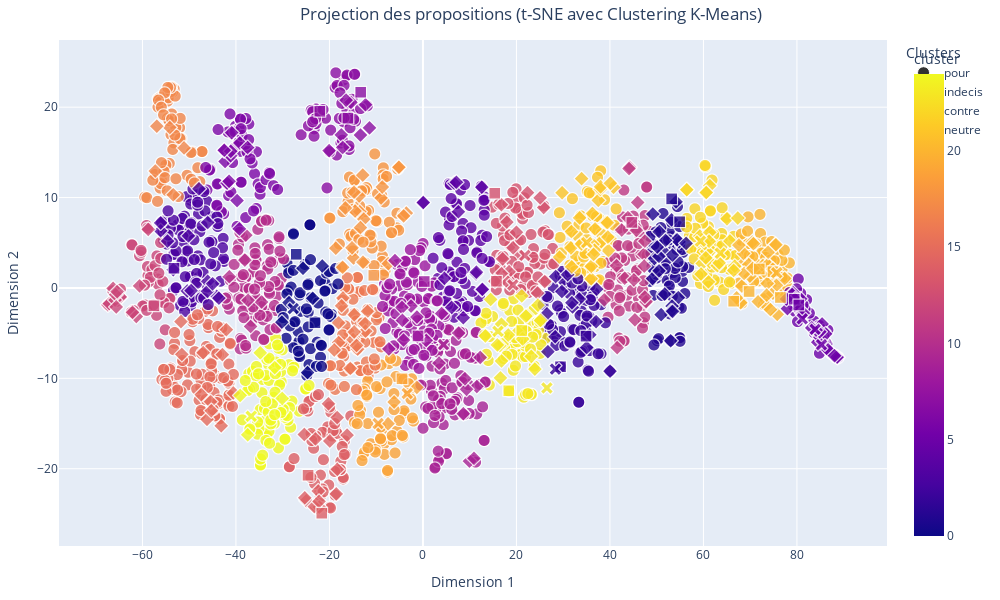

The cell this chart's notebook holds for it:
### Code cell
import plotly.express as px
from sklearn.manifold import TSNE
from sklearn.preprocessing import StandardScaler
from sklearn.cluster import KMeans
import pandas as pd
import matplotlib.pyplot as plt  # Pour obtenir la palette 'tab10'

# Normalisation des vecteurs
scaler = StandardScaler()
vectors_normalized = scaler.fit_transform(proposition_vectors)

# Réduction des vecteurs à 2 dimensions avec t-SNE
tsne = TSNE(n_components=2, random_state=42, perplexity=30, n_iter=1000)
word_vectors_2d = tsne.fit_transform(vectors_normalized)

# Appliquer le clustering K-Means
n_clusters = 25
kmeans = KMeans(n_clusters=n_clusters, random_state=42)
cluster = kmeans.fit_predict(word_vectors_2d)
data['cluster'] = cluster

# Préparer les données pour le graphique
df1 = pd.DataFrame(word_vectors_2d, columns=['Dim1', 'Dim2'])
df1['propositions'] = data['Proposition']
df1['cluster'] = cluster
df1['vote'] = data['Catégorie']
df1['proposition_vectors'] = data['mean_vector']

# Récupérer les couleurs de la palette 'tab10'
tab10_colors = [plt.cm.tab10(i % 10) for i in range(n_clusters)]  # Cycle sur 'tab10' pour 25 clusters
tab10_colors_hex = [f'rgb({int(r*255)}, {int(g*255)}, {int(b*255)})' for r, g, b, _ in tab10_colors]

# Ajouter la couleur correspondant à chaque cluster dans le DataFrame
df1['color'] = df1['cluster'].map(lambda c: tab10_colors_hex[c])

# Créer le graphique interactif avec Plotly
fig = px.scatter(
    df1,
    x='Dim1',
    y='Dim2',
    symbol='vote',  # Utiliser la colonne 'vote' pour les symboles
    color='cluster',  # Utiliser les clusters pour la coloration
    hover_name='propositions',  # Afficher les propositions lors du survol
    title="Projection des propositions (t-SNE avec Clustering K-Means)",
    labels={'Dim1': 'Dimension 1', 'Dim2': 'Dimension 2', 'vote': 'Avis des citoyens'},
    color_discrete_sequence=tab10_colors_hex,  # Utiliser la palette tab10 comme séquence discrète
    category_orders={"cluster": [str(i) for i in range(n_clusters)]},
    width=1000,
    height=600
)

# Personnaliser les points : ajouter des bordures
fig.update_traces(marker=dict(
    size=12,  # Taille des points
    opacity=0.8,  # Transparence
    line=dict(width=1, color='white')  # Bordure blanche avec une épaisseur de 1
))

# Personnaliser les infobulles pour correspondre à la couleur des points
fig.update_traces(
    hovertemplate=(
        "<span style='background-color:%{customdata[0]}; "
        "padding:5px; border-radius:5px; color:white;'>"
        "<b>Proposition:</b> %{hovertext}<br>"
        "<b>Cluster:</b> %{marker.color}<br>"
        "<b>Vote:</b> %{customdata[1]}</span>"
    ),
    customdata=df1[['color', 'vote']]  # Transmettre la couleur et la catégorie (vote) comme données personnalisées
)

# Ajouter un titre pour la légende des clusters
fig.update_layout(
    legend_title="Clusters",
    title_x=0.3,  # Centrer le titre
    margin=dict(l=40, r=40, t=40, b=40)
)

# Afficher le graphique
fig.show()

### Figure 1 — Plotly figure (JSON) as saved in the notebook; plotly's stock layout.template omitted (floating-point values rounded to 4 significant figures; data arrays with more than 128 entries replaced by an {"elided": "..."} marker saying what was removed)
{"data": [{"customdata": {"elided": "1909x2 str values"}, "hovertemplate": "<span style='background-color:%{customdata[0]}; padding:5px; border-radius:5px; color:white;'><b>Proposition:</b> %{hovertext}<br><b>Cluster:</b> %{marker.color}<br><b>Vote:</b> %{customdata[1]}</span>", "hovertext": {"elided": "1506 str values"}, "legendgroup": "pour", "marker": {"color": {"elided": "1506 int values"}, "coloraxis": "coloraxis", "line": {"color": "white", "width": 1}, "opacity": 0.8, "size": 12, "symbol": "circle"}, "mode": "markers", "name": "pour", "showlegend": true, "type": "scattergl", "x": {"elided": "1506 float values"}, "xaxis": "x", "y": {"elided": "1506 float values"}, "yaxis": "y"}, {"customdata": {"elided": "1909x2 str values"}, "hovertemplate": "<span style='background-color:%{customdata[0]}; padding:5px; border-radius:5px; color:white;'><b>Proposition:</b> %{hovertext}<br><b>Cluster:</b> %{marker.color}<br><b>Vote:</b> %{customdata[1]}</span>", "hovertext": {"elided": "356 str values"}, "legendgroup": "indecis", "marker": {"color": {"elided": "356 int values"}, "coloraxis": "coloraxis", "line": {"color": "white", "width": 1}, "opacity": 0.8, "size": 12, "symbol": "diamond"}, "mode": "markers", "name": "indecis", "showlegend": true, "type": "scattergl", "x": {"elided": "356 float values"}, "xaxis": "x", "y": {"elided": "356 float values"}, "yaxis": "y"}, {"customdata": {"elided": "1909x2 str values"}, "hovertemplate": "<span style='background-color:%{customdata[0]}; padding:5px; border-radius:5px; color:white;'><b>Proposition:</b> %{hovertext}<br><b>Cluster:</b> %{marker.color}<br><b>Vote:</b> %{customdata[1]}</span>", "hovertext": ["Il faut créer des créneaux horaires réservés aux activités sportives dans les parcs.", "Il faut supprimer/diminuer les remboursements des médicaments des personnes qui pourraient se soigner grâce à l'activité physique.", "Il faut la rendre obligatoire afin de beneficier de soins médicaux", "Il faut rendre les inscriptions gratuites dans les clubs de sport en compensant cette gratuité par des subventions publiques", "Il faut inciter fiscalement à prendre un coach sportif personnel", "Il faut permettre aux employeurs de payer mieux ceux qui sont actifs en sport que les sédentaires.Des employés en forme sont plus avantageux", "Il faut interdire tous les véhicules à moteur et supprimer des places de parking dans les centres villes pour inciter les citoyens à marcher", "Il faut inscrire la pratique d’une activité physique quotidienne dans la Constitution", "Il faut interdire les jeux olympiques, surtout en France.", "Il faut rendre gratuits les places aux JO pour les licenciés", "Il faut donner une prime CPAM en proportion du nombre d’heures de sport mensuelles. Grâce à une appli gérée par le ministère de la Santé", "Il faut lever l’interdiction du port du voile dans les fédérations françaises", "Il faut pénaliser les déplacements courts en voiture.", "Il faut mettre en place des jeux vidéo interactifs qui récompensent les activités physiques réelles.", "Il faut interdire l’arrêt et le stationnement à moins d’un kilomètre des établissements scolaires.", "Il faut du temps et par conséquent favoriser un 100% télétravail", "Il faut changer les équipes de haut niveau et les membres des fédérations dès lors qu’il n’y a eu aucune qualification olympique", "Il faut favoriser les réunions non formelles au sein de l'entreprise en invitant les conjoints pour des thés ou dîners dansants.", "Il faut interdire les sports non écologiques comme le ski et la formule 1", "Il faut que tout le monde prennent des trotinettes ou des vélos électriques c'est bon pour la planète.", "Il faut offrir 1 ou 2 jours de CP, payés par l’Etat, à qui le souhaite, pendant les JO, pour regarder les épreuves et susciter des vocations", "Il faut interdire toutes les demandes de certificats médicaux que ce soit pour les clubs, les professionnels et les compétitions.", "Il faut augmenter les cotisations sociales de ceux qui ne s'inscrive dans aucun sport. ", "Il faut augmenter le prix des carburants pour inciter à aller à pied (au moins partiellement). Pas à vélo! A pied!", "Il faut augmenter les cotisations sociales des non-sportifs. Ils coutent plus cher à la sécu, c'est à eux de payer.", "Il faut adopter un chien ça fera à minima 45 minutes de marche 3 fois par jour", "Il faut pouvoir exclure tout membre d’une fédération qui n’est pas au résultat et éviter qu’il reprenne sa place", "Il faut réduire le nombre d'arrêt de bus en ville pour obliger la marche, un pour 500m semble juste.", "Il faut inciter les Français à s'équiper de montres connectées pour les stimuler à bouger et atteindre des (petits) objectifs quotidiens.", "Il faut encourager les garçons à s'inscrire dans un club de football ou de rugby."], "legendgroup": "contre", "marker": {"color": [19, 2, 1, 12, 14, 0, 11, 2, 3, 0, 5, 20, 7, 20, 20, 13, 23, 1, 5, 7, 20, 9, 14, 7, 8, 18, 23, 8, 13, 20], "coloraxis": "coloraxis", "line": {"color": "white", "width": 1}, "opacity": 0.8, "size": 12, "symbol": "square"}, "mode": "markers", "name": "contre", "showlegend": true, "type": "scattergl", "x": [-4.476, 34.89, 54.91, -57.54, -24.58, -23.1, 44.68, 29.42, -53.26, -27.09, 79.43, 69.76, -13.32, 66.46, 71.95, 15.36, 18.35, 53.2, 80.39, -16.05, 74.88, 4.599, -21.65, -22.06, -1.051, -10.51, 21.13, 0.2961, 15.72, 76.47], "xaxis": "x", "y": [-10.05, -5.331, 7.327, -1.973, -20.73, -3.854, 7.252, -8.714, 2.178, 3.717, -1.247, -0.3917, 21.65, -1.468, 2.101, 10.48, -11.37, 9.854, -1.884, 18.78, 1.803, -6.234, -24.92, 19.55, -5.31, 1.386, -4.708, 0.7136, 0.742, -1.055], "yaxis": "y"}, {"customdata": {"elided": "1909x2 str values"}, "hovertemplate": "<span style='background-color:%{customdata[0]}; padding:5px; border-radius:5px; color:white;'><b>Proposition:</b> %{hovertext}<br><b>Cluster:</b> %{marker.color}<br><b>Vote:</b> %{customdata[1]}</span>", "hovertext": ["Il faut que le double projet d'un.e SHN soit réellement pris en compte par les DTN et CTN", "Il faut régulièrement évaluer les actions des CTN", "Il faut que les SHN listés aient les mêmes avantages notamment dans les Creps (accès aux services médicaux et psycho)", "Il faut faciliter la vie de nos SHN au collège prévoir des heures prof pour le rattrapage après compétition. ", "Il faut faire la promotion d'applications comme HelloSport.", "Il faut soutenir les applications comme weward et surtout que l'état propose une application du style car - de gens dans les hôpitaux.", "Il faut proposer des APPN dans toutes les écoles et pas seulement au sein des QPV pour faire aimer le sport de plein air", "Il faut que le département puisse payer les entraîneurs en fonction du nombre de licenciés (ce qui en entraînera une hausse)", "Il faut voir qu'il y a l'offre tremplin strict à 11 séances en Maison Sport Santé. Mais une PMR à vie n'a pas accès à un sport normal après.", "Il faut lutter contre l'insuffisance de financement pérenne des MSS afin de sécuriser leur modèle éco déjà très fragilisé par l'offre privée", "Il faut donner une note de difficultés d'une activité physique et du niveau. Cela existe pour des activités comme le trekking.", "Il faut renforcer les MSS car elles ont l'obligation de sensibiliser et promouvoir l'activité physique. Promouvoir une nouvelle culture", "Il faut tracer simplement sur le sol les lignes délimitant les terrains de sport de tous les sports olympiques pour faire du air-sport.", "Il faut faire payer le montant des adhésions à un club sportif (en Sport Adapté, en sport loisirs ou en Sport compétition)", "Il faut créer sur les montres connectées une activité \"Trajet sans voiture\" qui compte la distance totale parcourue et aussi les pas.", "Il faut être plus présent dans les salles", "Il faut aider financièrement le SHN afin de lui permettre de se déplacer sur les compét et d'assurer son avenir "], "legendgroup": "neutre", "marker": {"color": [5, 5, 22, 19, 5, 13, 24, 23, 0, 21, 2, 19, 13, 9, 22, 23, 20], "coloraxis": "coloraxis", "line": {"color": "white", "width": 1}, "opacity": 0.8, "size": 12, "symbol": "x"}, "mode": "markers", "name": "neutre", "showlegend": true, "type": "scattergl", "x": [83.89, 81.14, 59.36, -9.586, 85.23, 19.25, -36.74, 16.05, -27.75, 35.04, 28.35, -3.354, 21.79, 4.395, 63.61, 26.52, 75.67], "xaxis": "x", "y": [-4.584, -3.41, 5.181, -15.0, -6.288, 0.3289, -14.2, -4.796, -2.282, 5.017, -8.976, -11.68, 3.593, -6.27, 3.842, -11.07, 1.677], "yaxis": "y"}], "layout": {"coloraxis": {"colorbar": {"title": {"text": "cluster"}}, "colorscale": [[0, "#0d0887"], [0.1111, "#46039f"], [0.2222, "#7201a8"], [0.3333, "#9c179e"], [0.4444, "#bd3786"], [0.5556, "#d8576b"], [0.6667, "#ed7953"], [0.7778, "#fb9f3a"], [0.8889, "#fdca26"], [1, "#f0f921"]]}, "height": 600, "legend": {"title": {"text": "Clusters"}, "tracegroupgap": 0}, "margin": {"b": 40, "l": 40, "r": 40, "t": 40}, "title": {"text": "Projection des propositions (t-SNE avec Clustering K-Means)", "x": 0.3}, "width": 1000, "xaxis": {"anchor": "y", "domain": [0, 1], "title": {"text": "Dimension 1"}}, "yaxis": {"anchor": "x", "domain": [0, 1], "title": {"text": "Dimension 2"}}}}
